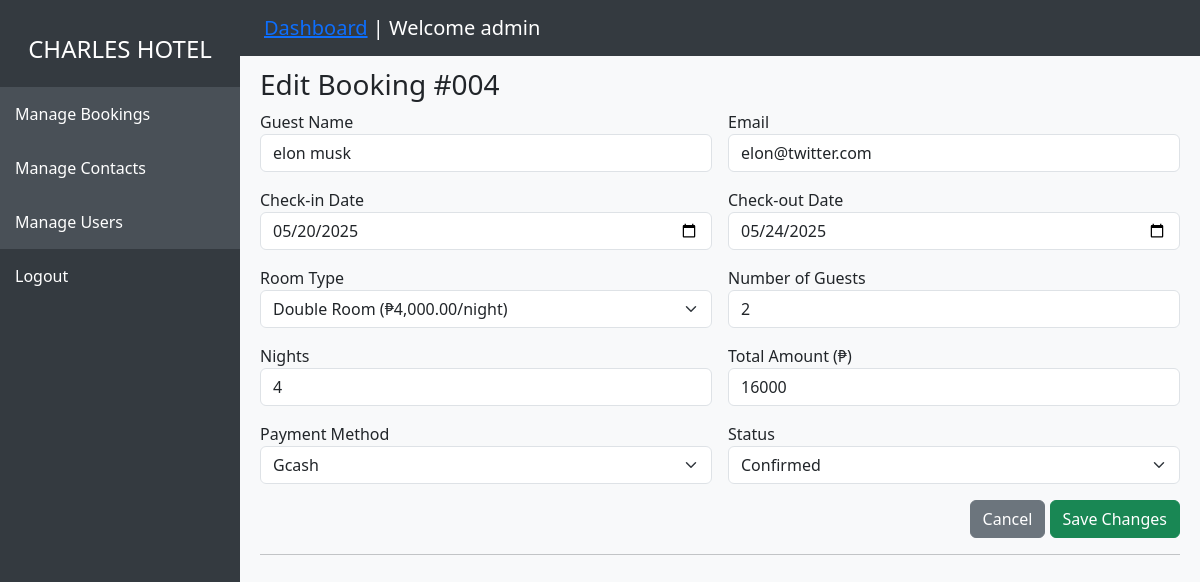
The page /Hotel/edit-booking.php?id=4 (signed in) on the database its author committed.
### tables this page shows
CREATE TABLE `bookings` (
  `id` bigint UNSIGNED NOT NULL,
  `guest_name` varchar(255) NOT NULL,
  `email` varchar(255) NOT NULL,
  `checkin_date` date DEFAULT NULL,
  `checkout_date` date DEFAULT NULL,
  `room_type` varchar(255) NOT NULL,
  `number_guests` int NOT NULL,
  `nights` int NOT NULL,
  `status` varchar(255) NOT NULL,
  `total_amount` decimal(10,0) NOT NULL,
  `payment_method` varchar(255) NOT NULL,
  `created_at` timestamp NULL DEFAULT NULL
);

### Hotel/edit-booking.php (the view, shortened to what this page needs)
<?php
require 'db.php';
$booking_id = intval($_GET['id']);
$query = "SELECT * FROM bookings WHERE id = $booking_id";
$result = $conn->query($query);
$booking = $result->fetch_assoc();
?>
<!DOCTYPE html>
<html lang="en">
<head>
  <link href="https://cdn.jsdelivr.net/npm/bootstrap@5.3.2/dist/css/bootstrap.min.css" rel="stylesheet" />
</head>
<body>
  <?php include 'sidebar.php'; ?>
  <div class="main-content">
    <section id="bookings">
      <div>&nbsp;</div>
      <div>&nbsp;</div>
      <h3>Edit Booking #<?php echo str_pad($booking['id'], 3, '0', STR_PAD_LEFT); ?></h3>
      <div class="table-responsive">
        <form method="POST" class="row g-3">
            <div class="col-md-6">
                <label>Guest Name</label>
                <input type="text" name="guest_name" class="form-control" value="<?php echo $booking['guest_name']; ?>" required>
            </div>
            <div class="col-md-6">
                <label>Email</label>
                <input type="email" name="email" class="form-control" value="<?php echo $booking['email']; ?>" required>
            </div>
            <div class="col-md-6">
                <label>Check-in Date</label>
                <input type="date" name="checkin_date" class="form-control" value="<?php echo $booking['checkin_date']; ?>" required>
            </div>
            <div class="col-md-6">
                <label>Check-out Date</label>
                <input type="date" name="checkout_date" class="form-control" value="<?php echo $booking['checkout_date']; ?>" required>
            </div>
            <div class="col-md-6">
                <label>Room Type</label>
                <select name="room_type" class="form-select" required>
                    <option <?php if ($booking['room_type'] == 'Double Room (₱4,000.00/night)') echo 'selected'; ?>>Double Room (₱4,000.00/night)</option>
                </select>
            </div>
            <div class="col-md-6">
                <label>Number of Guests</label>
                <input type="number" name="number_guests" class="form-control" value="<?php echo $booking['number_guests']; ?>" required>
            </div>
            <div class="col-md-6">
                <label>Nights</label>
                <input type="number" name="nights" class="form-control" value="<?php echo $booking['nights']; ?>" required>
            </div>
            <div class="col-md-6">
                <label>Total Amount (₱)</label>
                <input type="number" name="total_amount" class="form-control" value="<?php echo $booking['total_amount']; ?>" required>
            </div>
            <div class="col-md-6">
                <label>Payment Method</label>
                <select name="payment_method" class="form-select" required>
                    <option <?php if ($booking['payment_method'] == 'Gcash') echo 'selected'; ?>>Gcash</option>
                </select>
            </div>
            <div class="col-md-6">
                <label>Status</label>
                <select name="status" class="form-select" required>
                    <option <?php if ($booking['status'] == 'Confirmed') echo 'selected'; ?>>Confirmed</option>
                </select>
            </div>
            <div class="col-12 text-end">
                <a href="dashboard.php" class="btn btn-secondary">Cancel</a>
                <button type="submit" class="btn btn-success">Save Changes</button>
            </div>
        </form>
      </div>
    </section>
    <hr />
</body>
</html>

### Hotel/edit-booking.php (style rules this page uses)
body { background-color: #f8f9fa; }
.main-content { margin-left: 240px; padding: 20px; }

### rows shown on the page
bookings: id "004", guest_name "elon musk", email "elon@twitter.com", checkin_date "05/20/2025", checkout_date "05/24/2025", room_type "Double Room (₱4,000.00/night)", number_guests "2", nights "4", total_amount "16000", payment_method "Gcash", status "Confirmed"

### other values the page prints
$_SESSION['username'] "admin"
